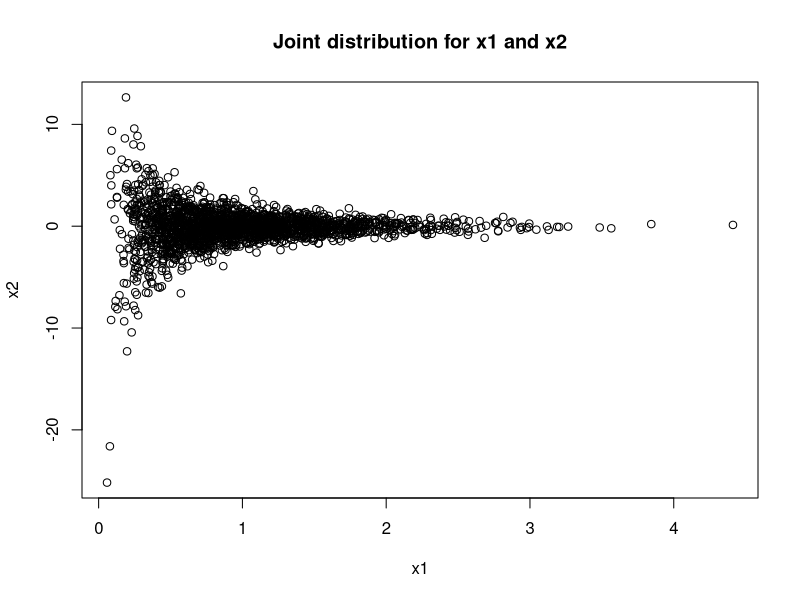
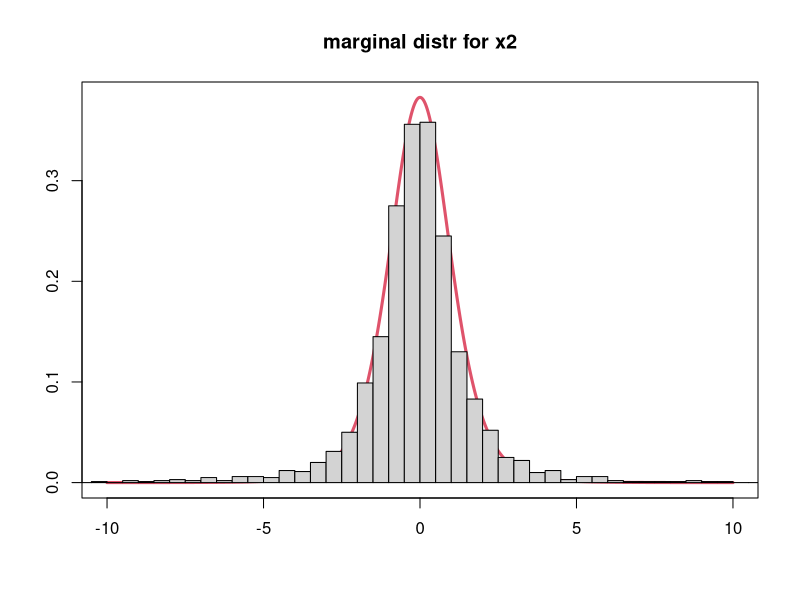
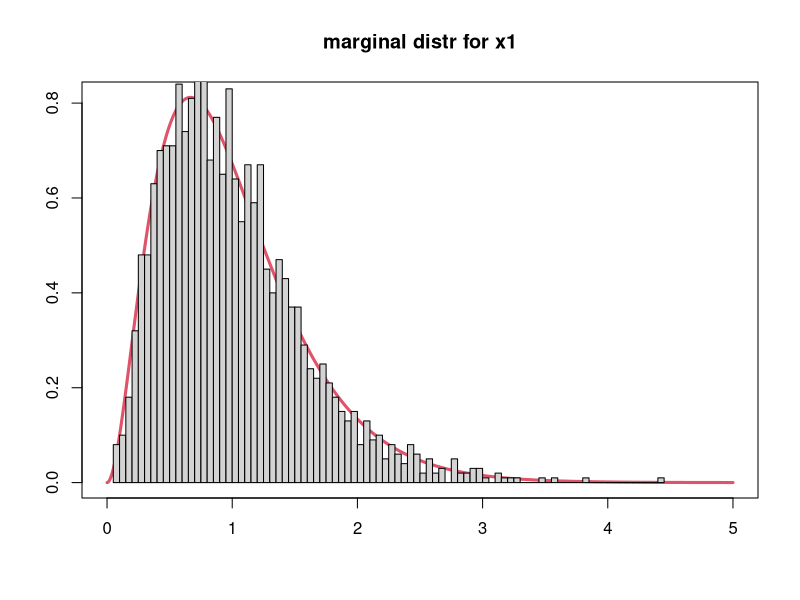
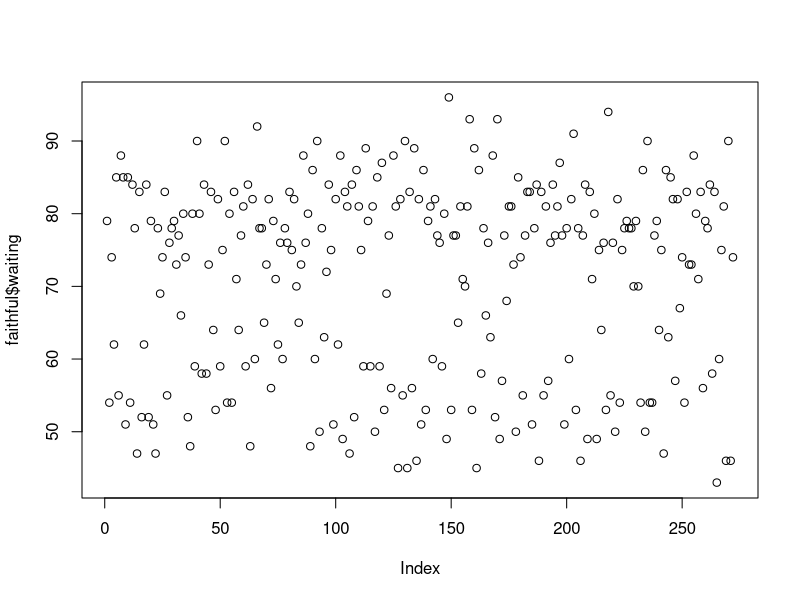
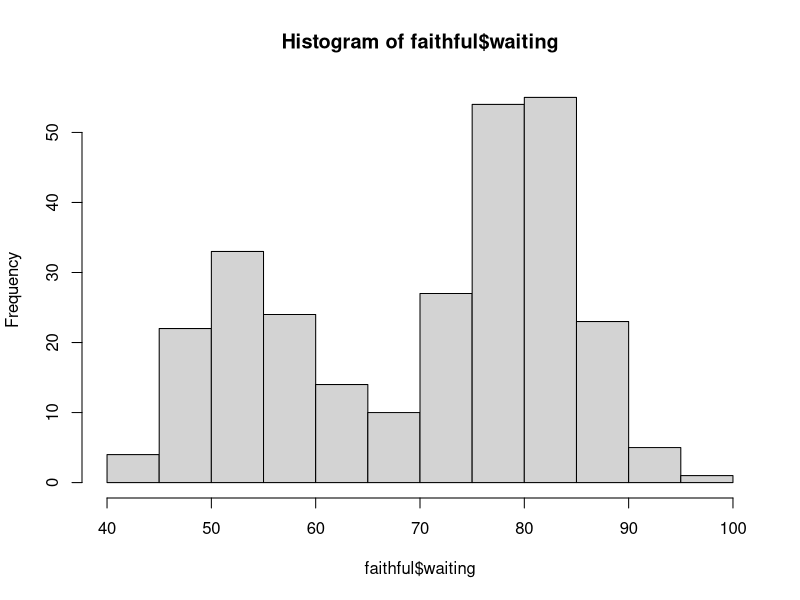
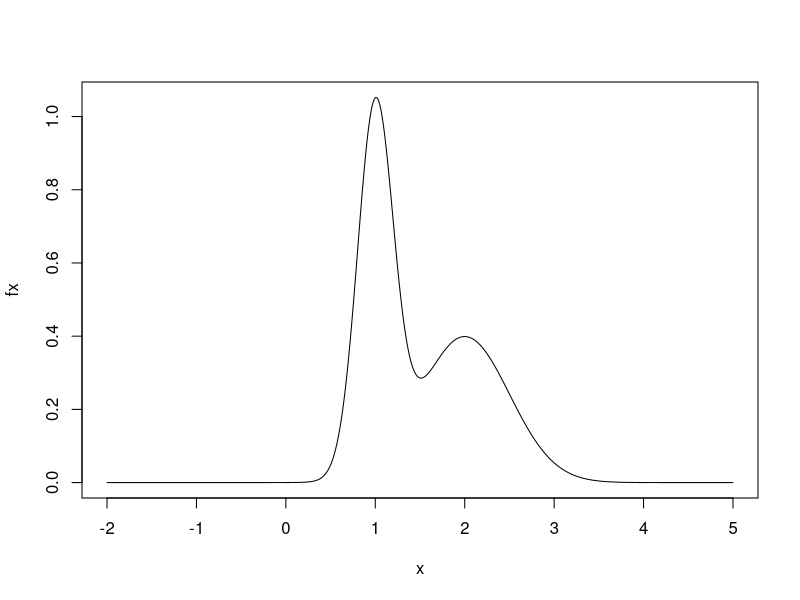
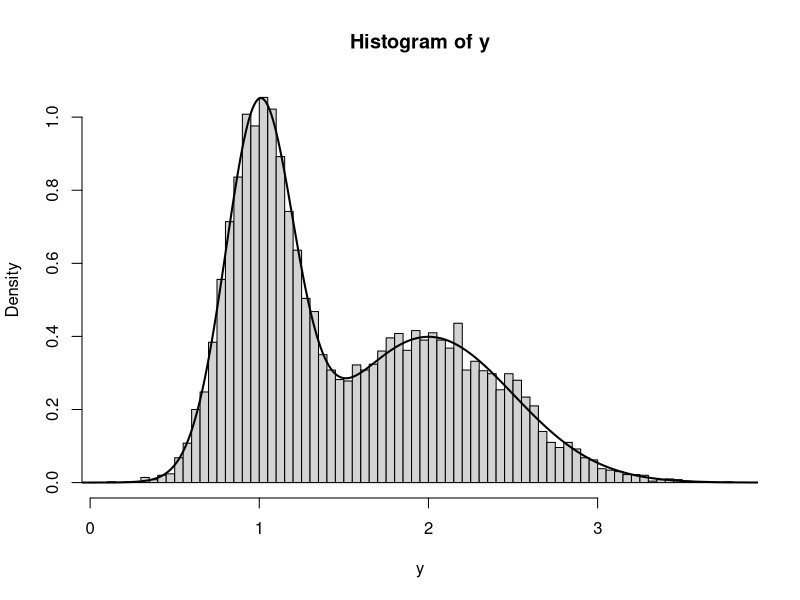

Source code (R) for these figures, in order:

# simulate from Student-t distribution ------------------------------------


n = 6
x1 = rgamma(2000, n/2, n/2)
x2 = rnorm(2000, 0, 1/x1)
plot(x1,x2, main="Joint distribution for x1 and x2")

curve(dt(x,df = n), from = -10, to = 10, n = 1000, lwd = 3, col = 2,
      xlab="", ylab="", main = "marginal distr for x2")

hist(x2, freq=F, breaks = 100, add=T)


curve(dgamma(x,n/2,n/2), from = 0, to = 5, n = 1000, lwd = 3, col = 2,
      xlab="", ylab="", main = "marginal distr for x1")

hist(x1, freq=F, breaks = 100, add=T)



# Mixture of normal distribution ------------------------------------------
data("faithful")

plot(faithful$waiting)
hist(faithful$waiting)


p  = 0.5
mu1 = 1
mu2 = 2
s1 = 0.2
s2 = 0.5


x = seq(-2,5,0.01)
fx = dnorm(x,mu1, s1) * p + dnorm(x,mu2, s2) * (1-p) 

plot(x,fx, type = "l")

nsamples = 10000
x1 = rbinom(n = nsamples, size = 1, prob = p)
y = numeric(nsamples)
y[x1==1] = rnorm(sum(x1==1), mean = mu1, sd = s1)
y[x1==0] = rnorm(sum(x1==0), mean = mu2, sd = s2)

hist(y, breaks = 100, freq = F)
lines(x,fx, type = "l", lwd = 2)


